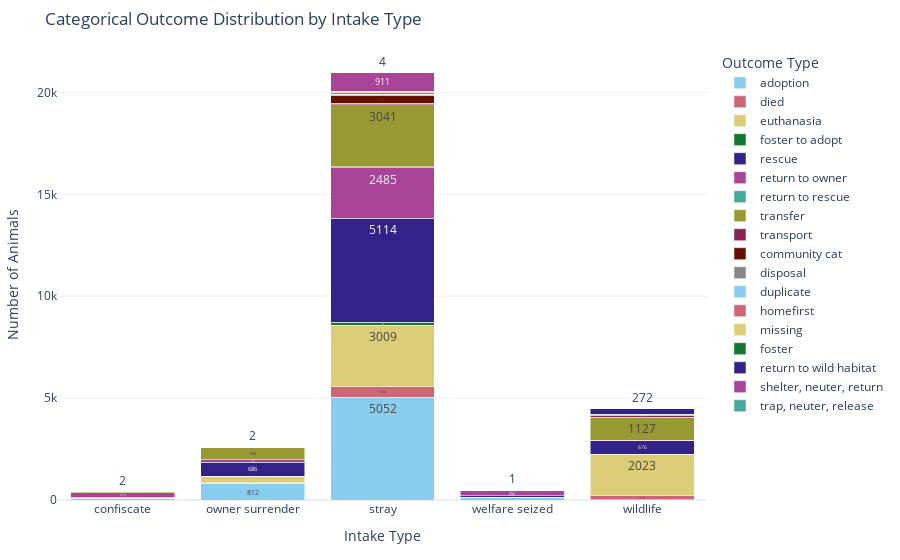

Notebook source saved alongside this figure:
### Markdown cell above
---
## Part 2: Visualization Prototypes

Five complementary visualizations, each targeting a distinct stakeholder need.
Interactive HTML exports are written alongside this notebook when the export lines are uncommented.

### Code cell
# --- VISUALIZATION 1: STACKED BAR — OUTCOME DISTRIBUTION BY INTAKE TYPE ---


cat_data = (df.groupby([INTAKE_COL, OUTCOME_COL])
              .size()
              .reset_index(name='Count'))

top_intake = cat_data.groupby(INTAKE_COL)['Count'].sum().nlargest(5).index
cat_data = cat_data[cat_data[INTAKE_COL].isin(top_intake)]

fig_bar = px.bar(
    cat_data,
    x=INTAKE_COL,
    y='Count',
    color=OUTCOME_COL,
    title='Categorical Outcome Distribution by Intake Type',
    labels={INTAKE_COL: 'Intake Type', 'Count': 'Number of Animals'},
    color_discrete_sequence=px.colors.qualitative.Safe,
    text_auto=True,
    template='plotly_white'
)
fig_bar.update_layout(
    barmode='stack',
    legend_title='Outcome Type',
    font=dict(size=12),
    margin=dict(t=50, l=40, r=40, b=60)
)
fig_bar.update_traces(
    hovertemplate='<b>%{x}</b><br>%{fullData.name}: %{y:,}<extra></extra>'
)

fig_bar.write_html('viz1_stacked_bar.html')

print("Displaying Viz 1: Intake Type vs Outcome Distribution...")
fig_bar.show()

### Figure 1 — Plotly figure (JSON) as saved in the notebook; plotly's stock layout.template omitted (floating-point values rounded to 4 significant figures)
{"data": [{"hovertemplate": "<b>%{x}</b><br>%{fullData.name}: %{y:,}<extra></extra>", "legendgroup": "adoption", "marker": {"color": "rgb(136, 204, 238)", "pattern": {"shape": ""}}, "name": "adoption", "orientation": "v", "showlegend": true, "textposition": "auto", "texttemplate": "%{y}", "type": "bar", "x": ["confiscate", "owner surrender", "stray", "welfare seized", "wildlife"], "xaxis": "x", "y": [63, 812, 5052, 135, 10], "yaxis": "y"}, {"hovertemplate": "<b>%{x}</b><br>%{fullData.name}: %{y:,}<extra></extra>", "legendgroup": "died", "marker": {"color": "rgb(204, 102, 119)", "pattern": {"shape": ""}}, "name": "died", "orientation": "v", "showlegend": true, "textposition": "auto", "texttemplate": "%{y}", "type": "bar", "x": ["confiscate", "owner surrender", "stray", "welfare seized", "wildlife"], "xaxis": "x", "y": [3, 33, 503, 3, 210], "yaxis": "y"}, {"hovertemplate": "<b>%{x}</b><br>%{fullData.name}: %{y:,}<extra></extra>", "legendgroup": "euthanasia", "marker": {"color": "rgb(221, 204, 119)", "pattern": {"shape": ""}}, "name": "euthanasia", "orientation": "v", "showlegend": true, "textposition": "auto", "texttemplate": "%{y}", "type": "bar", "x": ["confiscate", "owner surrender", "stray", "welfare seized", "wildlife"], "xaxis": "x", "y": [30, 314, 3009, 6, 2023], "yaxis": "y"}, {"hovertemplate": "<b>%{x}</b><br>%{fullData.name}: %{y:,}<extra></extra>", "legendgroup": "foster to adopt", "marker": {"color": "rgb(17, 119, 51)", "pattern": {"shape": ""}}, "name": "foster to adopt", "orientation": "v", "showlegend": true, "textposition": "auto", "texttemplate": "%{y}", "type": "bar", "x": ["confiscate", "owner surrender", "stray", "welfare seized"], "xaxis": "x", "y": [2, 9, 150, 2], "yaxis": "y"}, {"hovertemplate": "<b>%{x}</b><br>%{fullData.name}: %{y:,}<extra></extra>", "legendgroup": "rescue", "marker": {"color": "rgb(51, 34, 136)", "pattern": {"shape": ""}}, "name": "rescue", "orientation": "v", "showlegend": true, "textposition": "auto", "texttemplate": "%{y}", "type": "bar", "x": ["confiscate", "owner surrender", "stray", "welfare seized", "wildlife"], "xaxis": "x", "y": [34, 686, 5114, 59, 676], "yaxis": "y"}, {"hovertemplate": "<b>%{x}</b><br>%{fullData.name}: %{y:,}<extra></extra>", "legendgroup": "return to owner", "marker": {"color": "rgb(170, 68, 153)", "pattern": {"shape": ""}}, "name": "return to owner", "orientation": "v", "showlegend": true, "textposition": "auto", "texttemplate": "%{y}", "type": "bar", "x": ["confiscate", "owner surrender", "stray", "welfare seized", "wildlife"], "xaxis": "x", "y": [213, 112, 2485, 252, 4], "yaxis": "y"}, {"hovertemplate": "<b>%{x}</b><br>%{fullData.name}: %{y:,}<extra></extra>", "legendgroup": "return to rescue", "marker": {"color": "rgb(68, 170, 153)", "pattern": {"shape": ""}}, "name": "return to rescue", "orientation": "v", "showlegend": true, "textposition": "auto", "texttemplate": "%{y}", "type": "bar", "x": ["confiscate", "stray", "welfare seized"], "xaxis": "x", "y": [1, 42, 2], "yaxis": "y"}, {"hovertemplate": "<b>%{x}</b><br>%{fullData.name}: %{y:,}<extra></extra>", "legendgroup": "transfer", "marker": {"color": "rgb(153, 153, 51)", "pattern": {"shape": ""}}, "name": "transfer", "orientation": "v", "showlegend": true, "textposition": "auto", "texttemplate": "%{y}", "type": "bar", "x": ["confiscate", "owner surrender", "stray", "welfare seized", "wildlife"], "xaxis": "x", "y": [51, 595, 3041, 12, 1127], "yaxis": "y"}, {"hovertemplate": "<b>%{x}</b><br>%{fullData.name}: %{y:,}<extra></extra>", "legendgroup": "transport", "marker": {"color": "rgb(136, 34, 85)", "pattern": {"shape": ""}}, "name": "transport", "orientation": "v", "showlegend": true, "textposition": "auto", "texttemplate": "%{y}", "type": "bar", "x": ["confiscate", "owner surrender", "stray", "wildlife"], "xaxis": "x", "y": [2, 18, 82, 103], "yaxis": "y"}, {"hovertemplate": "<b>%{x}</b><br>%{fullData.name}: %{y:,}<extra></extra>", "legendgroup": "community cat", "marker": {"color": "rgb(102, 17, 0)", "pattern": {"shape": ""}}, "name": "community cat", "orientation": "v", "showlegend": true, "textposition": "auto", "texttemplate": "%{y}", "type": "bar", "x": ["owner surrender", "stray"], "xaxis": "x", "y": [1, 381], "yaxis": "y"}, {"hovertemplate": "<b>%{x}</b><br>%{fullData.name}: %{y:,}<extra></extra>", "legendgroup": "disposal", "marker": {"color": "rgb(136, 136, 136)", "pattern": {"shape": ""}}, "name": "disposal", "orientation": "v", "showlegend": true, "textposition": "auto", "texttemplate": "%{y}", "type": "bar", "x": ["owner surrender", "stray", "welfare seized", "wildlife"], "xaxis": "x", "y": [3, 28, 2, 38], "yaxis": "y"}, {"hovertemplate": "<b>%{x}</b><br>%{fullData.name}: %{y:,}<extra></extra>", "legendgroup": "duplicate", "marker": {"color": "rgb(136, 204, 238)", "pattern": {"shape": ""}}, "name": "duplicate", "orientation": "v", "showlegend": true, "textposition": "auto", "texttemplate": "%{y}", "type": "bar", "x": ["owner surrender", "stray", "wildlife"], "xaxis": "x", "y": [2, 23, 1], "yaxis": "y"}, {"hovertemplate": "<b>%{x}</b><br>%{fullData.name}: %{y:,}<extra></extra>", "legendgroup": "homefirst", "marker": {"color": "rgb(204, 102, 119)", "pattern": {"shape": ""}}, "name": "homefirst", "orientation": "v", "showlegend": true, "textposition": "auto", "texttemplate": "%{y}", "type": "bar", "x": ["owner surrender", "stray", "welfare seized"], "xaxis": "x", "y": [9, 72, 2], "yaxis": "y"}, {"hovertemplate": "<b>%{x}</b><br>%{fullData.name}: %{y:,}<extra></extra>", "legendgroup": "missing", "marker": {"color": "rgb(221, 204, 119)", "pattern": {"shape": ""}}, "name": "missing", "orientation": "v", "showlegend": true, "textposition": "auto", "texttemplate": "%{y}", "type": "bar", "x": ["owner surrender", "stray", "wildlife"], "xaxis": "x", "y": [2, 53, 3], "yaxis": "y"}, {"hovertemplate": "<b>%{x}</b><br>%{fullData.name}: %{y:,}<extra></extra>", "legendgroup": "foster", "marker": {"color": "rgb(17, 119, 51)", "pattern": {"shape": ""}}, "name": "foster", "orientation": "v", "showlegend": true, "textposition": "auto", "texttemplate": "%{y}", "type": "bar", "x": ["stray", "wildlife"], "xaxis": "x", "y": [6, 4], "yaxis": "y"}, {"hovertemplate": "<b>%{x}</b><br>%{fullData.name}: %{y:,}<extra></extra>", "legendgroup": "return to wild habitat", "marker": {"color": "rgb(51, 34, 136)", "pattern": {"shape": ""}}, "name": "return to wild habitat", "orientation": "v", "showlegend": true, "textposition": "auto", "texttemplate": "%{y}", "type": "bar", "x": ["stray", "welfare seized", "wildlife"], "xaxis": "x", "y": [21, 1, 272], "yaxis": "y"}, {"hovertemplate": "<b>%{x}</b><br>%{fullData.name}: %{y:,}<extra></extra>", "legendgroup": "shelter, neuter, return", "marker": {"color": "rgb(170, 68, 153)", "pattern": {"shape": ""}}, "name": "shelter, neuter, return", "orientation": "v", "showlegend": true, "textposition": "auto", "texttemplate": "%{y}", "type": "bar", "x": ["stray"], "xaxis": "x", "y": [911], "yaxis": "y"}, {"hovertemplate": "<b>%{x}</b><br>%{fullData.name}: %{y:,}<extra></extra>", "legendgroup": "trap, neuter, release", "marker": {"color": "rgb(68, 170, 153)", "pattern": {"shape": ""}}, "name": "trap, neuter, release", "orientation": "v", "showlegend": true, "textposition": "auto", "texttemplate": "%{y}", "type": "bar", "x": ["stray"], "xaxis": "x", "y": [4], "yaxis": "y"}], "layout": {"barmode": "stack", "font": {"size": 12}, "legend": {"title": {"text": "Outcome Type"}, "tracegroupgap": 0}, "margin": {"b": 60, "l": 40, "r": 40, "t": 50}, "title": {"text": "Categorical Outcome Distribution by Intake Type"}, "xaxis": {"anchor": "y", "domain": [0, 1], "title": {"text": "Intake Type"}}, "yaxis": {"anchor": "x", "domain": [0, 1], "title": {"text": "Number of Animals"}}}}
